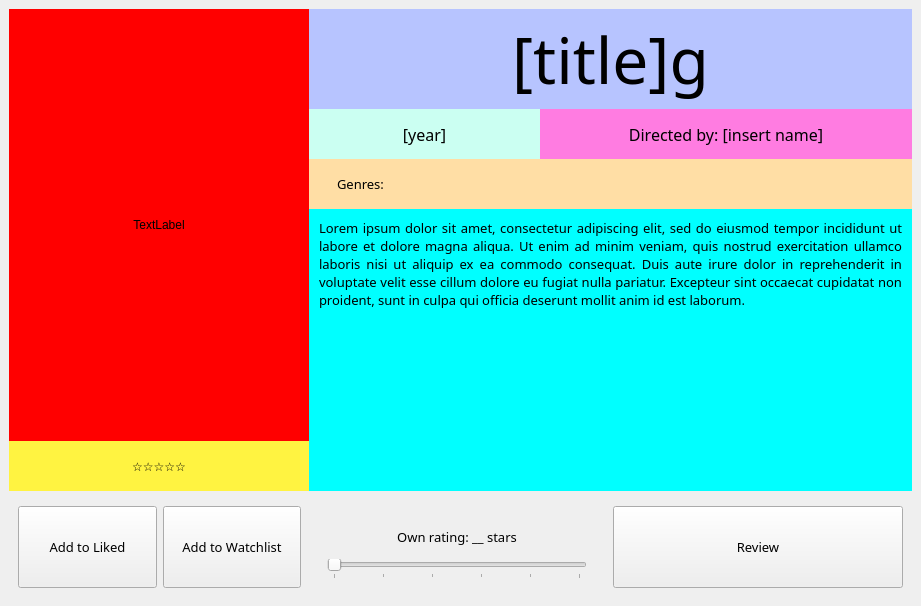
<?xml version="1.0" encoding="UTF-8"?>
<ui version="4.0">
 <class>MainWindow</class>
 <widget class="QMainWindow" name="MainWindow">
  <property name="geometry">
   <rect>
    <x>0</x>
    <y>0</y>
    <width>921</width>
    <height>606</height>
   </rect>
  </property>
  <property name="windowTitle">
   <string>MainWindow</string>
  </property>
  <widget class="QWidget" name="centralwidget">
   <layout class="QVBoxLayout" name="verticalLayout">
    <item>
     <widget class="QWidget" name="display_info_widget" native="true">
      <property name="styleSheet">
       <string notr="true"/>
      </property>
      <layout class="QGridLayout" name="gridLayout">
       <property name="leftMargin">
        <number>0</number>
       </property>
       <property name="topMargin">
        <number>0</number>
       </property>
       <property name="rightMargin">
        <number>0</number>
       </property>
       <property name="bottomMargin">
        <number>0</number>
       </property>
       <property name="spacing">
        <number>0</number>
       </property>
       <item row="1" column="1">
        <widget class="QLabel" name="year_label">
         <property name="maximumSize">
          <size>
           <width>250</width>
           <height>50</height>
          </size>
         </property>
         <property name="font">
          <font>
           <family>Oswald</family>
           <pointsize>12</pointsize>
          </font>
         </property>
         <property name="styleSheet">
          <string notr="true">background-color: rgb(203, 255, 242)</string>
         </property>
         <property name="text">
          <string>[year]</string>
         </property>
         <property name="alignment">
          <set>Qt::AlignCenter</set>
         </property>
        </widget>
       </item>
       <item row="1" column="2">
        <widget class="QLabel" name="director_label">
         <property name="maximumSize">
          <size>
           <width>16777215</width>
           <height>50</height>
          </size>
         </property>
         <property name="font">
          <font>
           <family>Oswald</family>
           <pointsize>12</pointsize>
          </font>
         </property>
         <property name="styleSheet">
          <string notr="true">background-color: rgb(255, 124, 225)</string>
         </property>
         <property name="text">
          <string>Directed by: [insert name]</string>
         </property>
         <property name="alignment">
          <set>Qt::AlignCenter</set>
         </property>
        </widget>
       </item>
       <item row="2" column="1" colspan="2">
        <widget class="QLabel" name="genres_label">
         <property name="maximumSize">
          <size>
           <width>16777215</width>
           <height>50</height>
          </size>
         </property>
         <property name="font">
          <font>
           <family>Oswald</family>
           <pointsize>10</pointsize>
          </font>
         </property>
         <property name="styleSheet">
          <string notr="true">background-color: rgb(255, 222, 165)</string>
         </property>
         <property name="text">
          <string>Genres: </string>
         </property>
         <property name="margin">
          <number>0</number>
         </property>
         <property name="indent">
          <number>28</number>
         </property>
        </widget>
       </item>
       <item row="5" column="0">
        <widget class="QLabel" name="general_stars_label">
         <property name="maximumSize">
          <size>
           <width>16777215</width>
           <height>50</height>
          </size>
         </property>
         <property name="styleSheet">
          <string notr="true">background-color: rgb(255, 243, 65)</string>
         </property>
         <property name="text">
          <string>☆☆☆☆☆</string>
         </property>
         <property name="alignment">
          <set>Qt::AlignCenter</set>
         </property>
        </widget>
       </item>
       <item row="0" column="0" rowspan="5">
        <widget class="QLabel" name="poster_label">
         <property name="enabled">
          <bool>true</bool>
         </property>
         <property name="minimumSize">
          <size>
           <width>300</width>
           <height>0</height>
          </size>
         </property>
         <property name="maximumSize">
          <size>
           <width>327</width>
           <height>433</height>
          </size>
         </property>
         <property name="styleSheet">
          <string notr="true">background-color: red;</string>
         </property>
         <property name="text">
          <string>TextLabel</string>
         </property>
         <property name="alignment">
          <set>Qt::AlignCenter</set>
         </property>
        </widget>
       </item>
       <item row="0" column="1" colspan="2">
        <widget class="QLabel" name="title_label">
         <property name="minimumSize">
          <size>
           <width>0</width>
           <height>100</height>
          </size>
         </property>
         <property name="maximumSize">
          <size>
           <width>16777215</width>
           <height>100</height>
          </size>
         </property>
         <property name="font">
          <font>
           <family>Oswald</family>
           <pointsize>48</pointsize>
          </font>
         </property>
         <property name="styleSheet">
          <string notr="true">background-color: rgb(183, 196, 255)</string>
         </property>
         <property name="text">
          <string>[title]g</string>
         </property>
         <property name="textFormat">
          <enum>Qt::PlainText</enum>
         </property>
         <property name="alignment">
          <set>Qt::AlignCenter</set>
         </property>
         <property name="margin">
          <number>0</number>
         </property>
         <property name="indent">
          <number>-1</number>
         </property>
        </widget>
       </item>
       <item row="3" column="1" rowspan="3" colspan="2">
        <widget class="QLabel" name="synopsis_label">
         <property name="maximumSize">
          <size>
           <width>16777215</width>
           <height>1677</height>
          </size>
         </property>
         <property name="font">
          <font>
           <family>Oswald</family>
           <pointsize>10</pointsize>
          </font>
         </property>
         <property name="styleSheet">
          <string notr="true">background-color: cyan;
padding: 10px;</string>
         </property>
         <property name="text">
          <string>Lorem ipsum dolor sit amet, consectetur adipiscing elit, sed do eiusmod tempor incididunt ut labore et dolore magna aliqua. Ut enim ad minim veniam, quis nostrud exercitation ullamco laboris nisi ut aliquip ex ea commodo consequat. Duis aute irure dolor in reprehenderit in voluptate velit esse cillum dolore eu fugiat nulla pariatur. Excepteur sint occaecat cupidatat non proident, sunt in culpa qui officia deserunt mollit anim id est laborum.</string>
         </property>
         <property name="alignment">
          <set>Qt::AlignJustify|Qt::AlignTop</set>
         </property>
         <property name="wordWrap">
          <bool>true</bool>
         </property>
         <property name="margin">
          <number>0</number>
         </property>
         <property name="indent">
          <number>0</number>
         </property>
         <property name="textInteractionFlags">
          <set>Qt::LinksAccessibleByMouse</set>
         </property>
        </widget>
       </item>
      </layout>
     </widget>
    </item>
    <item>
     <widget class="QWidget" name="user_input_widget" native="true">
      <property name="maximumSize">
       <size>
        <width>16777215</width>
        <height>100</height>
       </size>
      </property>
      <property name="styleSheet">
       <string notr="true"/>
      </property>
      <layout class="QHBoxLayout" name="horizontalLayout">
       <item>
        <widget class="QPushButton" name="add_to_liked_button">
         <property name="maximumSize">
          <size>
           <width>140</width>
           <height>100</height>
          </size>
         </property>
         <property name="font">
          <font>
           <family>Oswald</family>
           <pointsize>10</pointsize>
          </font>
         </property>
         <property name="text">
          <string>Add to Liked</string>
         </property>
        </widget>
       </item>
       <item>
        <widget class="QPushButton" name="add_to_watchlist_button">
         <property name="maximumSize">
          <size>
           <width>140</width>
           <height>100</height>
          </size>
         </property>
         <property name="font">
          <font>
           <family>Oswald</family>
           <pointsize>10</pointsize>
          </font>
         </property>
         <property name="text">
          <string>Add to Watchlist</string>
         </property>
        </widget>
       </item>
       <item>
        <widget class="QWidget" name="give_rating" native="true">
         <property name="maximumSize">
          <size>
           <width>300</width>
           <height>16777215</height>
          </size>
         </property>
         <layout class="QVBoxLayout" name="verticalLayout_2">
          <property name="spacing">
           <number>0</number>
          </property>
          <property name="leftMargin">
           <number>20</number>
          </property>
          <property name="rightMargin">
           <number>20</number>
          </property>
          <item>
           <widget class="QLabel" name="star_label">
            <property name="maximumSize">
             <size>
              <width>16777215</width>
              <height>50</height>
             </size>
            </property>
            <property name="font">
             <font>
              <family>Oswald</family>
              <pointsize>10</pointsize>
             </font>
            </property>
            <property name="text">
             <string>Own rating: __ stars</string>
            </property>
            <property name="alignment">
             <set>Qt::AlignCenter</set>
            </property>
            <property name="indent">
             <number>-1</number>
            </property>
           </widget>
          </item>
          <item>
           <widget class="QSlider" name="star_slider">
            <property name="maximumSize">
             <size>
              <width>16777215</width>
              <height>16777215</height>
             </size>
            </property>
            <property name="maximum">
             <number>10</number>
            </property>
            <property name="singleStep">
             <number>1</number>
            </property>
            <property name="sliderPosition">
             <number>0</number>
            </property>
            <property name="tracking">
             <bool>true</bool>
            </property>
            <property name="orientation">
             <enum>Qt::Horizontal</enum>
            </property>
            <property name="invertedAppearance">
             <bool>false</bool>
            </property>
            <property name="invertedControls">
             <bool>false</bool>
            </property>
            <property name="tickPosition">
             <enum>QSlider::TicksBelow</enum>
            </property>
            <property name="tickInterval">
             <number>2</number>
            </property>
           </widget>
          </item>
         </layout>
        </widget>
       </item>
       <item>
        <widget class="QPushButton" name="add_review_button">
         <property name="minimumSize">
          <size>
           <width>290</width>
           <height>0</height>
          </size>
         </property>
         <property name="maximumSize">
          <size>
           <width>290</width>
           <height>100</height>
          </size>
         </property>
         <property name="font">
          <font>
           <family>Oswald</family>
           <pointsize>10</pointsize>
          </font>
         </property>
         <property name="text">
          <string>Review</string>
         </property>
        </widget>
       </item>
      </layout>
     </widget>
    </item>
   </layout>
  </widget>
 </widget>
 <resources/>
 <connections/>
</ui>
